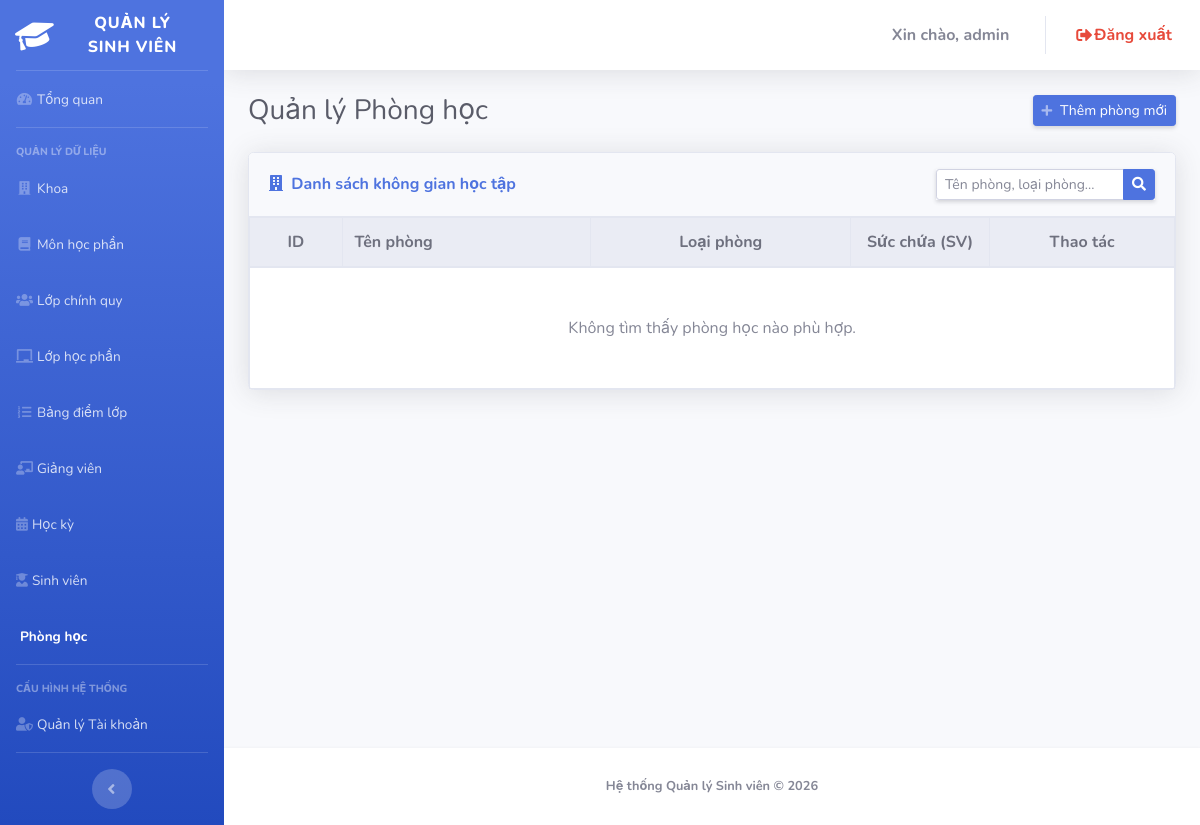
Page /admin/index.php?page=rooms (signed in) on the earlier database version.
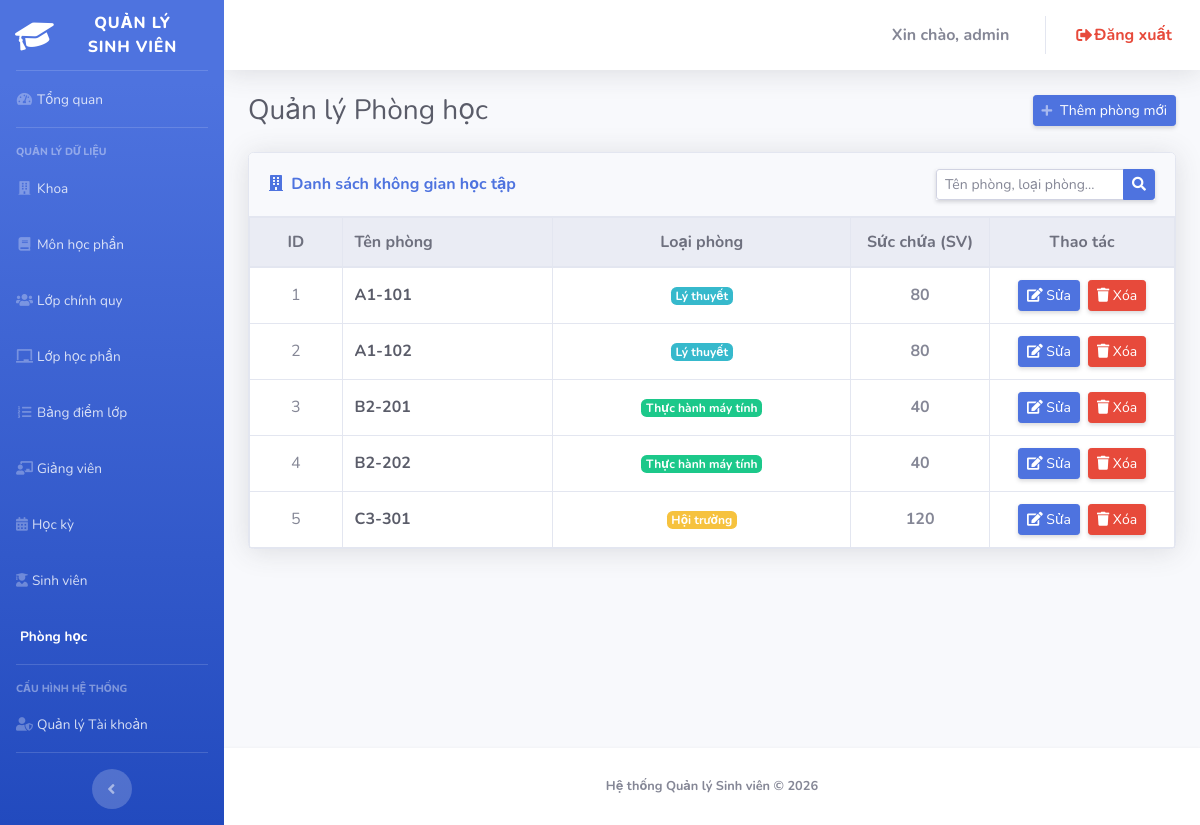
Same page on the later database version.
### tables this page shows
CREATE TABLE `rooms` (
  `room_id` int(11) NOT NULL,
  `room_name` varchar(50) NOT NULL,
  `capacity` int(11) NOT NULL DEFAULT 50,
  `room_type` varchar(50) DEFAULT 'Lý thuyết'
);

### admin/rooms.php (the view, shortened to what this page needs)
<?php
$keyword = trim($_GET['keyword'] ?? '');
$sql = "SELECT * FROM rooms WHERE 1=1";
$params = [];
$sql .= " ORDER BY room_name ASC";
$stmt = $pdo->prepare($sql);
$stmt->execute($params);
$rooms = $stmt->fetchAll();
?>
<div class="d-sm-flex align-items-center justify-content-between mb-4">
    <h1 class="h3 mb-0 text-gray-800">Quản lý Phòng học</h1>
    <button class="d-none d-sm-inline-block btn btn-sm btn-primary shadow-sm" data-toggle="modal"
        data-target="#addRoomModal">
        <i class="fas fa-plus fa-sm text-white-50 mr-1"></i> Thêm phòng mới
    </button>
</div>
<div class="card shadow mb-4">
    <div class="card-header py-3 d-flex flex-column flex-lg-row align-items-lg-center justify-content-between bg-light">
        <h6 class="m-0 font-weight-bold text-primary mb-2 mb-lg-0"><i class="fas fa-building mr-1"></i> Danh sách không
            gian học tập</h6>
        <form method="GET" action="index.php" class="form-inline mb-0">
            <div class="input-group input-group-sm shadow-sm">
                <input type="text" name="keyword" class="form-control" placeholder="Tên phòng, loại phòng..."
                    value="<?= htmlspecialchars($keyword) ?>">
                <div class="input-group-append">
                    <button class="btn btn-primary" type="submit"><i class="fas fa-search"></i></button>
                </div>
            </div>
        </form>
    </div>
    <div class="card-body p-0">
        <div class="table-responsive">
            <table class="table table-bordered table-hover align-middle mb-0 text-center" width="100%">
                <thead class="thead-light">
                    <tr>
                        <th width="10%">ID</th>
                        <th class="text-left">Tên phòng</th>
                        <th>Loại phòng</th>
                        <th width="15%">Sức chứa (SV)</th>
                        <th width="20%">Thao tác</th>
                    </tr>
                </thead>
                <tbody>
                    <?php if (empty($rooms)): ?>
                        <tr>
                            <td colspan="5" class="py-5 text-muted">Không tìm thấy phòng học nào phù hợp.</td>
                        </tr>
                    <?php else: ?>
                        <?php foreach ($rooms as $r): ?>
                            <tr>
                                <td class="align-middle">
                                    <?= $r['room_id'] ?>
                                </td>
                                <td class="text-left font-weight-bold text-dark align-middle">
                                    <?= htmlspecialchars($r['room_name']) ?>
                                </td>
                                <td class="align-middle">
                                    <span
                                        class="badge badge-<?= $r['room_type'] === 'Lý thuyết' ? 'info' : ($r['room_type'] === 'Hội trường' ? 'warning' : 'success') ?>">
                                        <?= htmlspecialchars($r['room_type']) ?>
                                    </span>
                                </td>
                                <td class="align-middle font-weight-bold">
                                    <?= $r['capacity'] ?>
                                </td>
                                <td class="align-middle">
                                    <div class="d-flex justify-content-center">
                                        <button type="button" class="btn btn-sm btn-primary shadow-sm mr-2" data-toggle="modal"
                                            data-target="#editRoomModal<?= $r['room_id'] ?>">
                                            <i class="fas fa-edit"></i> Sửa
                                        </button>
                                        <form method="POST" action="index.php?page=rooms"
                                            onsubmit="return confirm('Bạn có chắc chắn muốn xóa phòng <?= htmlspecialchars($r['room_name']) ?> không?');"
                                            class="mb-0">
                                            <button type="submit" class="btn btn-sm btn-danger shadow-sm">
                                                <i class="fas fa-trash"></i> Xóa
                                            </button>
                                        </form>
                                    </div>
                                </td>
                            </tr>
                        <?php endforeach; ?>
                    <?php endif; ?>
                </tbody>
            </table>
        </div>
    </div>
</div>

### admin/includes/header.php (shortened to what this page needs)
<!DOCTYPE html>
<html lang="vi">
<head>
    <link href="<?= BASE_URL ?>vendor/fontawesome-free/css/all.min.css" rel="stylesheet" type="text/css">
    <link href="<?= BASE_URL ?>css/sb-admin-2.min.css" rel="stylesheet">
</head>
<body id="page-top">
    <div id="wrapper">

### admin/includes/sidebar.php (shortened to what this page needs)
<ul class="navbar-nav bg-gradient-primary sidebar sidebar-dark accordion" id="accordionSidebar">
    <a class="sidebar-brand d-flex align-items-center justify-content-center" href="index.php">
        <div class="sidebar-brand-icon rotate-n-15"><i class="fas fa-graduation-cap"></i></div>
        <div class="sidebar-brand-text mx-3">Quản lý sinh viên</div>
    </a>
    <hr class="sidebar-divider my-0">
    <?php $page = $_GET['page'] ?? 'dashboard'; ?>
    <li class="nav-item <?= ($page == 'dashboard') ? 'active' : '' ?>">
        <a class="nav-link" href="index.php"><i class="fas fa-fw fa-tachometer-alt"></i><span>Tổng quan</span></a>
    </li>
    <hr class="sidebar-divider">
    <div class="sidebar-heading">Quản lý Dữ liệu</div>
    <li class="nav-item <?= ($page == 'faculties') ? 'active' : '' ?>"><a class="nav-link"
            href="index.php?page=faculties"><i class="fas fa-fw fa-building"></i><span>Khoa</span></a></li>
    <li class="nav-item <?= ($page == 'courses') ? 'active' : '' ?>"><a class="nav-link"
            href="index.php?page=courses"><i class="fas fa-fw fa-book"></i><span>Môn học phần</span></a></li>
    <li class="nav-item <?= ($page == 'classes') ? 'active' : '' ?>"><a class="nav-link"
            href="index.php?page=classes"><i class="fas fa-fw fa-users"></i><span>Lớp chính quy</span></a></li>
    <li class="nav-item <?= ($page == 'course_classes') ? 'active' : '' ?>"><a class="nav-link"
            href="index.php?page=course_classes"><i class="fas fa-fw fa-chalkboard"></i><span>Lớp học phần</span></a>
    </li>
    <li class="nav-item <?= ($page == 'grades') ? 'active' : '' ?>"><a class="nav-link" href="index.php?page=grades"><i
                class="fas fa-fw fa-list-ol"></i><span>Bảng điểm lớp</span></a></li>
    <li class="nav-item <?= ($page == 'teachers') ? 'active' : '' ?>"><a class="nav-link"
            href="index.php?page=teachers"><i class="fas fa-fw fa-chalkboard-teacher"></i><span>Giảng viên</span></a>
    </li>
    <li class="nav-item <?= ($page == 'semesters') ? 'active' : '' ?>"><a class="nav-link"
            href="index.php?page=semesters"><i class="fas fa-calendar-alt"></i><span>Học kỳ</span></a></li>
    <li class="nav-item <?= ($page == 'students') ? 'active' : '' ?>"><a class="nav-link"
            href="index.php?page=students"><i class="fas fa-user-graduate"></i><span>Sinh viên</span></a></li>
    <li class="nav-item <?= ($page == 'rooms') ? 'active' : '' ?>"><a class="nav-link" href="index.php?page=rooms"><span>Phòng học</span></a></li>
    <hr class="sidebar-divider">
    <div class="sidebar-heading">Cấu hình Hệ thống</div>
    <li class="nav-item <?= ($page == 'accounts') ? 'active' : '' ?>">
        <a class="nav-link" href="index.php?page=accounts">
            <i class="fas fa-fw fa-user-shield"></i><span>Quản lý Tài khoản</span>
        </a>
    </li>
    <hr class="sidebar-divider d-none d-md-block">
    <div class="text-center d-none d-md-inline">
        <button class="rounded-circle border-0" id="sidebarToggle"></button>
    </div>
</ul>

### admin/includes/topbar.php (shortened to what this page needs)
<div id="content-wrapper" class="d-flex flex-column">
    <div id="content">
        <nav class="navbar navbar-expand navbar-light bg-white topbar mb-4 static-top shadow">
            <ul class="navbar-nav ml-auto">
                <li class="nav-item">
                    <a class="nav-link" href="index.php?page=profile&username=<?= urlencode($_SESSION['user']['username'] ?? '') ?>">
                        <span class="mr-2 text-gray-600 font-weight-bold">Xin chào, <?= htmlspecialchars($_SESSION['user']['username'] ?? '') ?></span>
                    </a>
                </li>
                <li class="nav-item">
                    <a class="nav-link text-danger font-weight-bold" href="<?= BASE_URL ?>auth/logout.php" onclick="return confirm('Bạn chắc chắn muốn đăng xuất?');">
                        <i class="fas fa-sign-out-alt fa-fw"></i> Đăng xuất
                    </a>
                </li>
            </ul>
        </nav>

### admin/index.php
<?php
require_once 'includes/header.php';
require_once 'includes/sidebar.php';
require_once 'includes/topbar.php';
?>
<div class="container-fluid">
    <?php
    $page = $_GET['page'] ?? 'dashboard';
    $allowed_pages = [
        'dashboard',
        'faculties',
        'courses',
        'teachers',
        'semesters',
        'classes',
        'course_classes',
        'grades',
        'grade_detail',
        'students',
        'accounts',
        'profile',
        'rooms',
        'course_class_detail',
    ];
    if (in_array($page, $allowed_pages) && file_exists($page . '.php')) {
        require_once $page . '.php';
    } else {
        echo "<div class='alert alert-danger shadow-sm text-center font-weight-bold py-4 mt-4'>
                <i class='fas fa-exclamation-triangle fa-2x text-warning mb-2'></i><br>
                Trang bạn yêu cầu không tồn tại hoặc hệ thống đang bảo trì.
              </div>";
    }
    ?>
</div>
<?php
require_once 'includes/footer.php';
?>

### admin/includes/footer.php (shortened to what this page needs)
</div>
        <footer class="sticky-footer bg-white shadow-sm mt-4">
            <div class="container my-auto">
                <div class="copyright text-center my-auto font-weight-bold">
                    <span class="text-muted">Hệ thống Quản lý Sinh viên &copy; 2026</span>
                </div>
            </div>
        </footer>
        </div>
    </div>
</body>
</html>

Differences in the rows shown:
added rooms: room_id "1", room_name "A1-101", room_type "Lý thuyết", capacity "80"
added rooms: room_id "2", room_name "A1-102", room_type "Lý thuyết", capacity "80"
added rooms: room_id "3", room_name "B2-201", room_type "Thực hành máy tính", capacity "40"
added rooms: room_id "4", room_name "B2-202", room_type "Thực hành máy tính", capacity "40"
added rooms: room_id "5", room_name "C3-301", room_type "Hội trường", capacity "120"
Other differences:
text no longer shown: "Không tìm thấy phòng học nào phù hợp."
